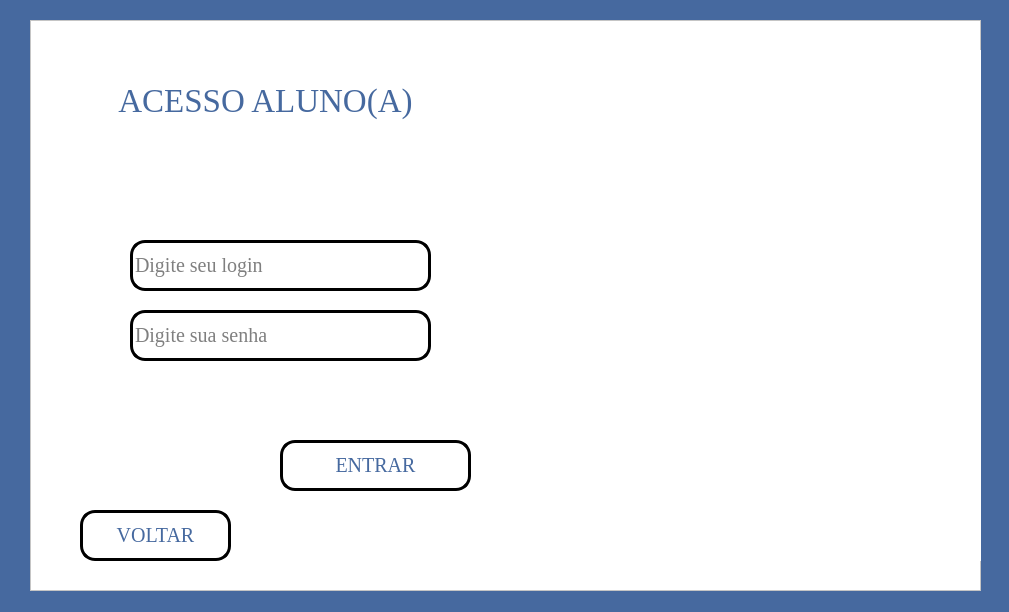
<?xml version="1.0" encoding="UTF-8"?>
<ui version="4.0">
 <class>tela_acesso_aluno</class>
 <widget class="QMainWindow" name="tela_acesso_aluno">
  <property name="geometry">
   <rect>
    <x>0</x>
    <y>0</y>
    <width>1009</width>
    <height>612</height>
   </rect>
  </property>
  <property name="windowTitle">
   <string>Acesso Aluno(a)</string>
  </property>
  <property name="windowIcon">
   <iconset>
    <normaloff>../../../Downloads/Colorful Modern Infinity Technology Free Logo.png</normaloff>../../../Downloads/Colorful Modern Infinity Technology Free Logo.png</iconset>
  </property>
  <property name="styleSheet">
   <string notr="true">background-color:rgb(70, 105, 159);</string>
  </property>
  <widget class="QWidget" name="centralwidget">
   <widget class="QFrame" name="frame">
    <property name="geometry">
     <rect>
      <x>30</x>
      <y>20</y>
      <width>951</width>
      <height>571</height>
     </rect>
    </property>
    <property name="styleSheet">
     <string notr="true">background-color: rgb(255, 255, 255);</string>
    </property>
    <property name="frameShape">
     <enum>QFrame::StyledPanel</enum>
    </property>
    <property name="frameShadow">
     <enum>QFrame::Raised</enum>
    </property>
    <widget class="QPushButton" name="botao_acesso_aluno">
     <property name="geometry">
      <rect>
       <x>250</x>
       <y>420</y>
       <width>191</width>
       <height>51</height>
      </rect>
     </property>
     <property name="font">
      <font>
       <family>Georgia</family>
       <pointsize>15</pointsize>
       <weight>50</weight>
       <bold>false</bold>
      </font>
     </property>
     <property name="cursor">
      <cursorShape>UpArrowCursor</cursorShape>
     </property>
     <property name="styleSheet">
      <string notr="true">QPushButton{
color: rgb(70, 105, 159);
}

QPushButton{
background-color: rgb(255, 255, 255)
}

QPushButton:hover{
	background-color: lightblue
}

QPushButton{
border:3px solid black;
border-radius: 15px;
padding: 2px;
}</string>
     </property>
     <property name="text">
      <string>ENTRAR</string>
     </property>
     <property name="icon">
      <iconset>
       <normaloff>imagens/19224431551684926350-32.png</normaloff>imagens/19224431551684926350-32.png</iconset>
     </property>
     <property name="iconSize">
      <size>
       <width>30</width>
       <height>30</height>
      </size>
     </property>
    </widget>
    <widget class="QLineEdit" name="senha_aluno">
     <property name="geometry">
      <rect>
       <x>100</x>
       <y>290</y>
       <width>301</width>
       <height>51</height>
      </rect>
     </property>
     <property name="font">
      <font>
       <family>Georgia</family>
       <pointsize>15</pointsize>
       <weight>50</weight>
       <bold>false</bold>
      </font>
     </property>
     <property name="styleSheet">
      <string notr="true">background-color:rgb(255,255,255);
border-radius:15px;
border-style:outset;
border-width:3px;</string>
     </property>
     <property name="inputMethodHints">
      <set>Qt::ImhHiddenText|Qt::ImhNoAutoUppercase|Qt::ImhNoPredictiveText|Qt::ImhSensitiveData</set>
     </property>
     <property name="text">
      <string/>
     </property>
     <property name="echoMode">
      <enum>QLineEdit::Password</enum>
     </property>
     <property name="placeholderText">
      <string>Digite sua senha </string>
     </property>
     <property name="clearButtonEnabled">
      <bool>false</bool>
     </property>
    </widget>
    <widget class="QLineEdit" name="login_aluno">
     <property name="geometry">
      <rect>
       <x>100</x>
       <y>220</y>
       <width>301</width>
       <height>51</height>
      </rect>
     </property>
     <property name="font">
      <font>
       <family>Georgia</family>
       <pointsize>15</pointsize>
       <weight>50</weight>
       <bold>false</bold>
      </font>
     </property>
     <property name="styleSheet">
      <string notr="true">background-color:rgb(255,255,255);
border-radius:15px;
border-style:outset;
border-width:3px;</string>
     </property>
     <property name="inputMethodHints">
      <set>Qt::ImhHiddenText</set>
     </property>
     <property name="text">
      <string/>
     </property>
     <property name="placeholderText">
      <string>Digite seu login</string>
     </property>
     <property name="clearButtonEnabled">
      <bool>false</bool>
     </property>
    </widget>
    <widget class="QLabel" name="label_2">
     <property name="geometry">
      <rect>
       <x>40</x>
       <y>50</y>
       <width>391</width>
       <height>61</height>
      </rect>
     </property>
     <property name="font">
      <font>
       <family>Georgia</family>
       <pointsize>25</pointsize>
       <weight>50</weight>
       <bold>false</bold>
      </font>
     </property>
     <property name="styleSheet">
      <string notr="true">COLOR:rgb(70, 105, 159)</string>
     </property>
     <property name="text">
      <string>ACESSO ALUNO(A)</string>
     </property>
     <property name="alignment">
      <set>Qt::AlignCenter</set>
     </property>
    </widget>
    <widget class="QLabel" name="acesso_invalido_aluno">
     <property name="geometry">
      <rect>
       <x>120</x>
       <y>360</y>
       <width>261</width>
       <height>31</height>
      </rect>
     </property>
     <property name="font">
      <font>
       <pointsize>14</pointsize>
       <weight>75</weight>
       <bold>true</bold>
      </font>
     </property>
     <property name="styleSheet">
      <string notr="true">COLOR:rgb(70, 105, 159);
text align:center;</string>
     </property>
     <property name="text">
      <string/>
     </property>
    </widget>
    <widget class="QLabel" name="label">
     <property name="geometry">
      <rect>
       <x>400</x>
       <y>30</y>
       <width>561</width>
       <height>511</height>
      </rect>
     </property>
     <property name="text">
      <string/>
     </property>
     <property name="pixmap">
      <pixmap>imagens/LOGO_UNIVERS.png</pixmap>
     </property>
     <property name="scaledContents">
      <bool>true</bool>
     </property>
     <property name="alignment">
      <set>Qt::AlignCenter</set>
     </property>
    </widget>
    <widget class="QPushButton" name="botao_voltar_aluno">
     <property name="geometry">
      <rect>
       <x>50</x>
       <y>490</y>
       <width>151</width>
       <height>51</height>
      </rect>
     </property>
     <property name="font">
      <font>
       <family>Georgia</family>
       <pointsize>15</pointsize>
       <weight>50</weight>
       <bold>false</bold>
      </font>
     </property>
     <property name="cursor">
      <cursorShape>UpArrowCursor</cursorShape>
     </property>
     <property name="styleSheet">
      <string notr="true">QPushButton{
color: rgb(70, 105, 159);
}

QPushButton{
background-color: rgb(255, 255, 255)
}

QPushButton:hover{
	background-color: lightblue
}

QPushButton{
border:3px solid black;
border-radius: 15px;
padding: 2px;
}</string>
     </property>
     <property name="text">
      <string>VOLTAR</string>
     </property>
     <property name="icon">
      <iconset>
       <normaloff>imagens/9868474931649315515-128.png</normaloff>imagens/9868474931649315515-128.png</iconset>
     </property>
     <property name="iconSize">
      <size>
       <width>30</width>
       <height>30</height>
      </size>
     </property>
    </widget>
    <widget class="QLabel" name="label_3">
     <property name="geometry">
      <rect>
       <x>210</x>
       <y>140</y>
       <width>81</width>
       <height>71</height>
      </rect>
     </property>
     <property name="text">
      <string/>
     </property>
     <property name="pixmap">
      <pixmap>imagens/16671574911586787867-48.png</pixmap>
     </property>
     <property name="scaledContents">
      <bool>true</bool>
     </property>
     <property name="alignment">
      <set>Qt::AlignCenter</set>
     </property>
    </widget>
    <widget class="QLabel" name="label_4">
     <property name="geometry">
      <rect>
       <x>40</x>
       <y>300</y>
       <width>51</width>
       <height>41</height>
      </rect>
     </property>
     <property name="text">
      <string/>
     </property>
     <property name="pixmap">
      <pixmap>imagens/4434053531595501194-48.png</pixmap>
     </property>
     <property name="scaledContents">
      <bool>true</bool>
     </property>
     <property name="alignment">
      <set>Qt::AlignCenter</set>
     </property>
    </widget>
    <zorder>label</zorder>
    <zorder>botao_acesso_aluno</zorder>
    <zorder>senha_aluno</zorder>
    <zorder>login_aluno</zorder>
    <zorder>label_2</zorder>
    <zorder>acesso_invalido_aluno</zorder>
    <zorder>botao_voltar_aluno</zorder>
    <zorder>label_3</zorder>
    <zorder>label_4</zorder>
   </widget>
  </widget>
 </widget>
 <resources/>
 <connections/>
</ui>
